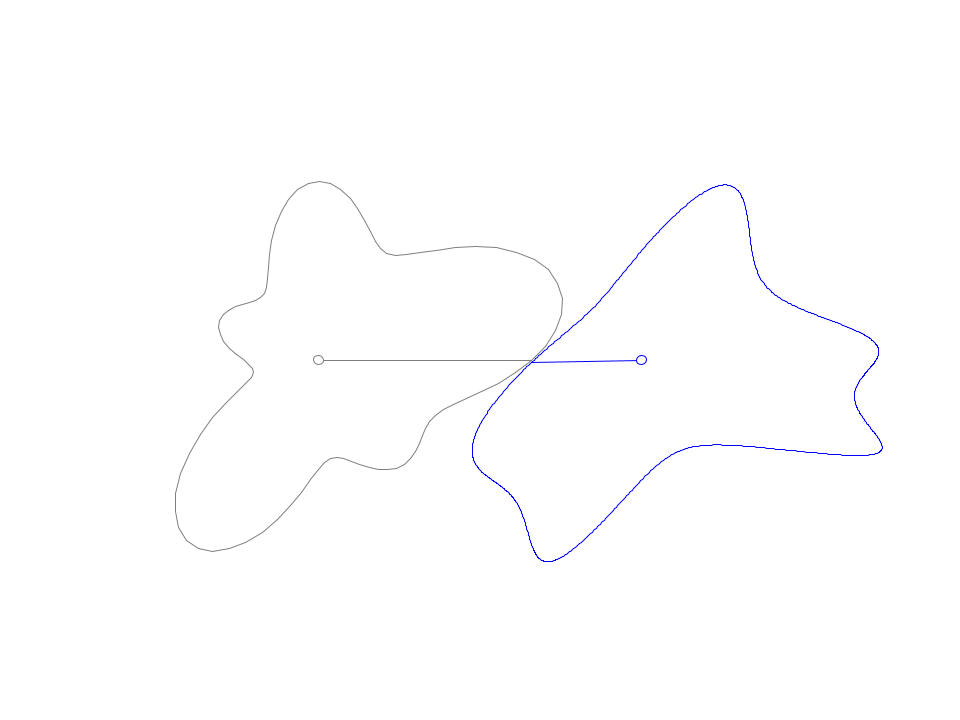
Frame 1 (no input)
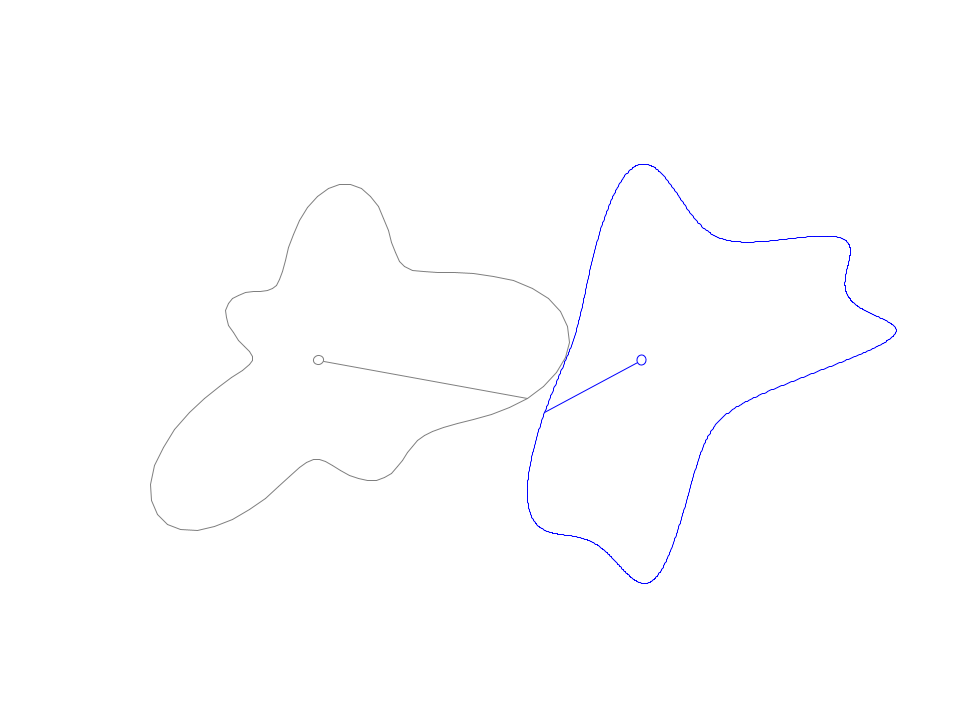
Frame 60 (the mouse pressed at the canvas centre just before this capture)
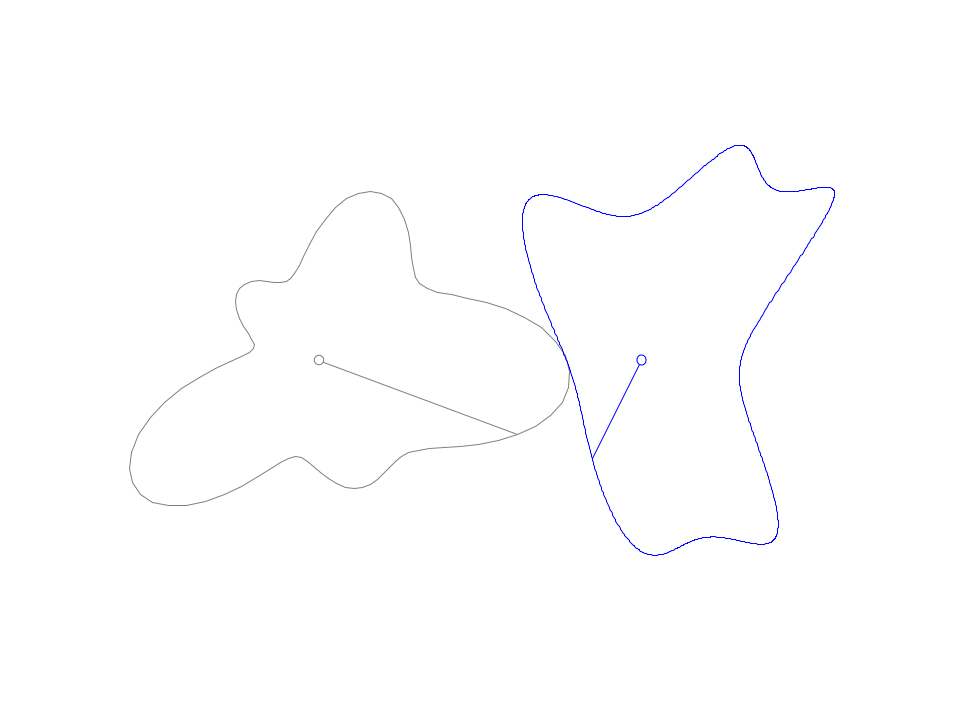
Frame 120 (the mouse held since frame 60 and released just before this capture)

The Processing sketch that drew these frames (run headless with seeded random() and noise(); from frame 60 on, the mouse is pressed at the canvas centre):

// Processing sketch: gearArtist
// ── gearArtist.pde

/* TODO:
 Create PDF capability.
 */

int n1 = 1;
int n2 = 1;
float gearSpeed = 0.003;
float axleSeparation;
int numIterationsPerGear = 100;

float amplitudeMultipler = 0.238;//try n1=n2=1, and ampMulti =0.236, 0.237, then 0.238 with
//  return height * 0.2 * (1 + amplitudeMultipler * (cos(theta * n1) +  sin(theta * n1 * 2 )+   cos(theta * n1 * 3 )+   sin(theta * n1 * 5 )));

void setup() {
  size(960, 720);

  calibrateAxleSeparation();
}


float radius(float theta) {
  //return height * 0.1 * (1 + 0.3 * (cos(theta * n1) + cos(theta * n1 * 2)));
  //return height * 0.2 * (1 + amplitudeMultipler* (cos(theta * n1) + 2 * cos(theta * n1 * 2)));
  return height * 0.2 * (1 + amplitudeMultipler * (cos(theta * n1) +  sin(theta * n1 * 2 )+   cos(theta * n1 * 3 )+   sin(theta * n1 * 5 )));
  //return height * 0.1 * (1 + 0.8 * cos(theta * n1) ); 
  //return height * 0.1 * (1 + 0.7 * sin(theta * n1) );
}

void calibrateAxleSeparation() {
  float minSeparation = 300;
  float maxSeparation = 2000;
  calibrateAxleSeparationWithBounds(minSeparation, maxSeparation);
  while (axleSeparation / minSeparation < 1.0001) {
    maxSeparation = minSeparation;
    minSeparation *= 0.8;
    calibrateAxleSeparationWithBounds(minSeparation, maxSeparation);
  }
  println(minSeparation, maxSeparation, axleSeparation);
}

void calibrateAxleSeparationWithBounds(float minSeparation, float maxSeparation) {
  float gearOneAngle = 2 * PI;
  //float previousMinSeparation = minSeparation;
  while (maxSeparation - minSeparation > 0.0001) {
    axleSeparation = (maxSeparation + minSeparation) * 0.5;
    if (gearTwoRotation(gearOneAngle) * n2 < gearOneAngle * n1) {
      maxSeparation = axleSeparation;
    } else {
      minSeparation = axleSeparation;
    }
  }
}

void draw() {
  background(255);
  translate((width - axleSeparation) * 0.5, height * 0.5);
  scale(1, -1);
  stroke(127);
  drawFirstGear();
  stroke(0, 0, 255);
  translate(axleSeparation, 0);
  drawSecondGear();
}

float gearOneRotation() {
  float angle = frameCount * gearSpeed;
  //angle = angle - 2 * PI * floor(angle / (2 * PI));
  return angle;
}

float gearTwoRotation(float gearOneAngle) {
  float numStepsForSecondGear = numIterationsPerGear * 5;
  float dTheta = 2 * PI / n1 / numStepsForSecondGear;
  float theta1 = 0;
  float theta2 = 0;
  while (theta1 < gearOneAngle) {
    theta1 += dTheta;
    float r1 = radius(theta1);
    float r2 = axleSeparation - r1;
    theta2 += dTheta * r1 / r2;
  }
  return theta2;
}

void drawFirstGear() {
  pushMatrix();
  rotate(-gearOneRotation());
  line(0, 0, radius(0), 0);
  drawAxle();  
  float dTheta = 2 * PI / n1 / numIterationsPerGear;
  float x = radius(0);
  float y = 0;
  for (int i = 0; i < numIterationsPerGear * n1; ++i) {
    float theta = dTheta * (i + 1);
    float r = radius(theta);
    float newX = r * cos(theta);
    float newY = r * sin(theta);
    line(x, y, newX, newY);
    x = newX;
    y = newY;
  }
  popMatrix();
}

void drawAxle() {
  float axleDiameter = width * 0.01;
  ellipse(0, 0, axleDiameter, axleDiameter);
}

void drawSecondGear() {
  pushMatrix();
  rotate(gearTwoRotation(gearOneRotation()));
  float x = radius(0) - axleSeparation;
  line(0, 0, x, 0);
  drawAxle();
  float numStepsForSecondGear = numIterationsPerGear * 10;
  float dTheta = 2 * PI / n1 / numStepsForSecondGear;
  float y = 0;
  float theta2 = 0;
  for (int i = 0; i < numStepsForSecondGear * n2; ++i) {
    float theta1 = dTheta * (i + 1);
    float r1 = radius(theta1);
    float r2 = axleSeparation - r1;
    theta2 += dTheta * r1 / r2;
    float newX = - r2 * cos(theta2);
    float newY = r2 * sin(theta2);
    line(x, y, newX, newY);
    x = newX;
    y = newY;
  }
  popMatrix();
}
